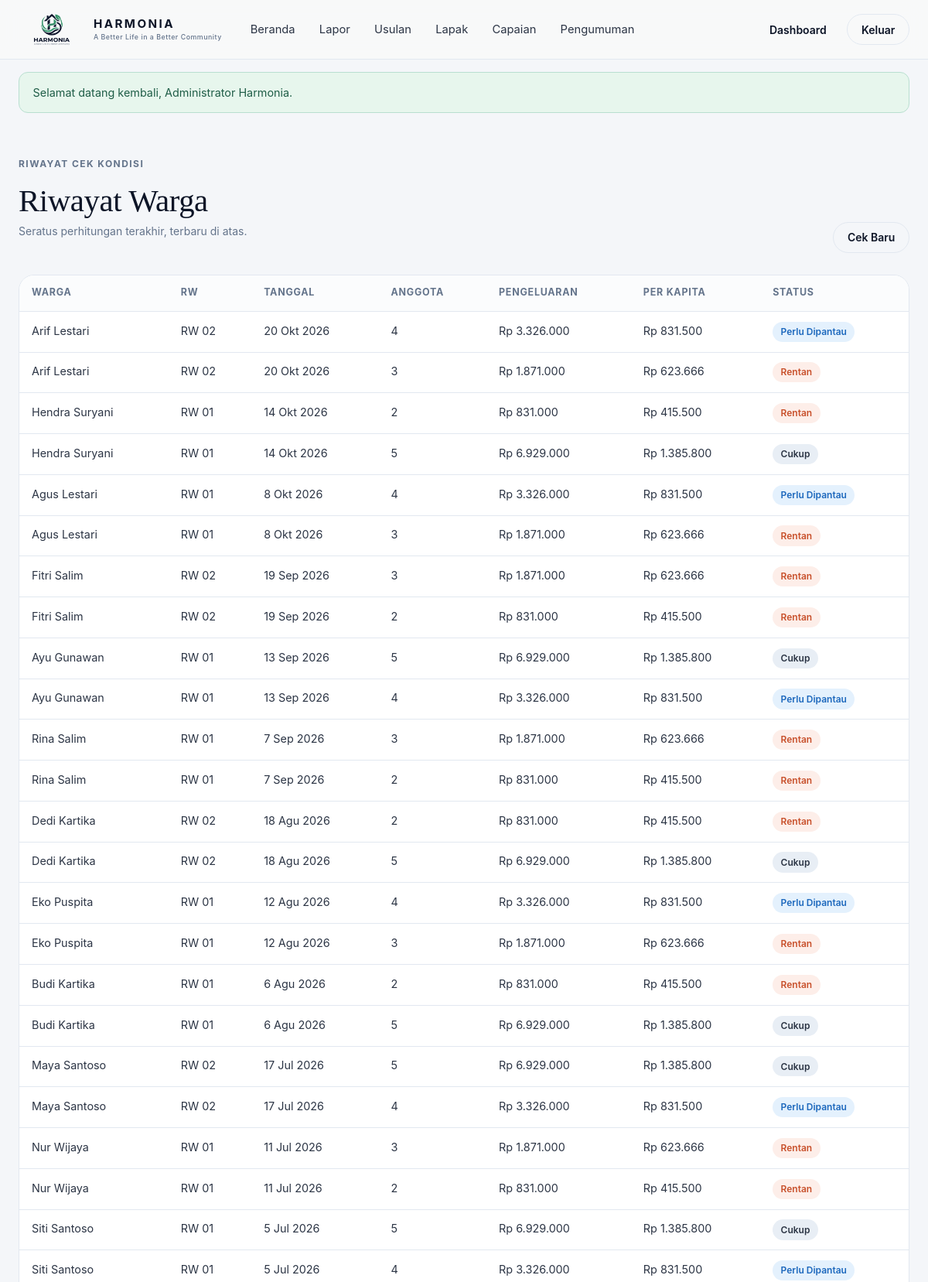
/cek-kondisi/riwayat.php (signed in, upper part), run on the app's committed database.
### tables this page shows
CREATE TABLE family_checks (
  id INT AUTO_INCREMENT PRIMARY KEY,
  user_id INT NOT NULL,
  jumlah_orang TINYINT UNSIGNED NOT NULL,
  pengeluaran_bulanan INT UNSIGNED NOT NULL,
  per_kapita INT UNSIGNED NOT NULL,
  status ENUM('rentan','dipantau','cukup') NOT NULL,
  created_at DATETIME DEFAULT CURRENT_TIMESTAMP,
  FOREIGN KEY (user_id) REFERENCES users(id) ON DELETE CASCADE,
  INDEX idx_user_waktu (user_id, created_at)
);

CREATE TABLE users (
  id INT AUTO_INCREMENT PRIMARY KEY,
  nama VARCHAR(80) NOT NULL,
  email VARCHAR(100) NOT NULL UNIQUE,
  password_hash VARCHAR(255) NOT NULL,
  role ENUM('warga','petugas','admin') NOT NULL DEFAULT 'warga',
  rw_id INT NULL,
  no_hp VARCHAR(20) NULL,
  foto VARCHAR(120) NULL,
  created_at DATETIME DEFAULT CURRENT_TIMESTAMP,
  FOREIGN KEY (rw_id) REFERENCES rw(id) ON DELETE SET NULL
);

CREATE TABLE rw (
  id INT AUTO_INCREMENT PRIMARY KEY,
  nama VARCHAR(30) NOT NULL,
  kelurahan VARCHAR(60) NOT NULL,
  created_at DATETIME DEFAULT CURRENT_TIMESTAMP
);

### config/auth.php (called while the page is built, shortened)
<?php
require_once ROOT_DIR . '/includes/helpers.php';
function user(): ?array
{
    return $_SESSION['user'] ?? null;
}

### cek-kondisi/riwayat.php (the view, shortened to what this page needs)
<?php
require_once __DIR__ . '/../config/auth.php';
$sql = 'SELECT f.*, us.nama AS warga, rw.nama AS rw
    FROM family_checks f JOIN users us ON us.id = f.user_id LEFT JOIN rw ON rw.id = us.rw_id';
$params = [];
$sql .= ' ORDER BY f.created_at DESC LIMIT 100';
$st = $pdo->prepare($sql);
$st->execute($params);
$data = $st->fetchAll();
?>
<?php include ROOT_DIR . '/includes/header.php'; ?>
<section class="dash">
    <div class="container">
        <div class="dash__head">
            <div>
                <p class="eyebrow">Riwayat Cek Kondisi</p>
                <h1><?= $u['role'] === 'warga' ? 'Riwayat Perhitungan Saya' : 'Riwayat Warga' ?></h1>
                <p class="small">Seratus perhitungan terakhir, terbaru di atas.</p>
            </div>
            <a class="btn btn--outline btn--sm" href="<?= BASE ?>/cek-kondisi/index.php">Cek Baru</a>
        </div>
        <?php if ($data) : ?>
            <div class="table-wrap">
                <table class="data">
                    <thead><tr>
                        <?php if ($u['role'] !== 'warga') : ?><th>Warga</th><th>RW</th><?php endif; ?>
                        <th>Tanggal</th><th>Anggota</th><th>Pengeluaran</th><th>Per Kapita</th><th>Status</th>
                    </tr></thead>
                    <tbody>
                    <?php foreach ($data as $r) : ?>
                        <tr>
                            <?php if ($u['role'] !== 'warga') : ?>
                                <td><?= e($r['warga']) ?></td>
                                <td><?= e($r['rw'] ?? '-') ?></td>
                            <?php endif; ?>
                            <td><?= tanggal($r['created_at']) ?></td>
                            <td><?= (int)$r['jumlah_orang'] ?></td>
                            <td><?= rupiah($r['pengeluaran_bulanan']) ?></td>
                            <td><?= rupiah($r['per_kapita']) ?></td>
                            <td><?= status_chip($r['status']) ?></td>
                        </tr>
                    <?php endforeach; ?>
                    </tbody>
                </table>
            </div>
        <?php else : ?>
            <div class="empty"><b>Belum Ada Data</b>Riwayat muncul setelah ada perhitungan.</div>
        <?php endif; ?>
    </div>
</section>
<?php include ROOT_DIR . '/includes/footer.php'; ?>

### includes/helpers.php (shortened to what this page needs)
<?php
function e($v): string
{
    return htmlspecialchars((string)$v, ENT_QUOTES, 'UTF-8');
}
function rupiah($n): string
{
    return 'Rp ' . number_format((float)$n, 0, ',', '.');
}
function tanggal(?string $dt, bool $dengan_jam = false): string
{
    $bulan = [1 => 'Jan', 'Feb', 'Mar', 'Apr', 'Mei', 'Jun', 'Jul', 'Agu', 'Sep', 'Okt', 'Nov', 'Des'];
    $t = strtotime($dt);
    return date('j', $t) . ' ' . $bulan[(int)date('n', $t)] . ' ' . date('Y', $t) . ($dengan_jam ? ' ' . date('H:i', $t) : '');
}
function status_chip(string $status): string
{
    $nada = match ($status) {
        'selesai', 'disetujui', 'tayang', 'tercapai', 'diteruskan', 'aman', 'dicairkan' => 'ok',
        'ditolak', 'butuh_bantuan', 'rentan' => 'warn',
        'diproses', 'diverifikasi', 'dipantau' => 'info',
        default => 'netral',
    };
    return '<span class="chip chip--' . $nada . '">' . e(STATUS_LABEL[$status] ?? $status) . '</span>';
}

### assets/css/style.css (style rules this page uses)
:root { --lime: #B8F53B; --lime-dark: #84cc16; --navy: #0D1527; --navy-hover: #16223D; --slate: #2C3545; --muted: #64748B; --bg: #F4F6F9; --hero: #E8EEF5; --border: #E2E8F0; --white: #fff; --sage: #E7F6ED; --sage-ink: #1B7A53; --sky: #E4F1FD; --sky-ink: #1D68BD; --peach: #FDEEE9; --peach-ink: #C8502B; --lavender: #EFEBF9; --lavender-ink: #6D32D8; --radius: 20px; --radius-sm: 12px; --shadow-soft: 0 16px 36px rgba(13, 21, 39, .06), 0 2px 6px rgba(13, 21, 39, .03); --shadow-lift: 0 24px 48px rgba(13, 21, 39, .12), 0 6px 14px rgba(13, 21, 39, .05); --serif: Georgia, "Times New Roman", Times, serif; --sans: -apple-system, BlinkMacSystemFont, "Segoe UI", Roboto, Helvetica, Arial, sans-serif; }
* { box-sizing: border-box; }
html { scroll-behavior: smooth; }
body { margin: 0; background: var(--bg); color: var(--slate); font: 400 1rem/1.65 var(--sans); -webkit-font-smoothing: antialiased; }
a { color: var(--navy); text-decoration: none; }
h1, h2, h3 { font-family: var(--serif); font-weight: 400; color: var(--navy); line-height: 1.18; margin: 0 0 .6rem; letter-spacing: -.01em; }
h1 { font-size: clamp(2.4rem, 5vw, 4rem); }
p { margin: 0 0 1rem; color: var(--muted); }
.container { width: 100%; max-width: 1240px; margin: 0 auto; padding: 0 1.5rem; }
.eyebrow { font-size: .75rem; font-weight: 700; letter-spacing: .12em; text-transform: uppercase; color: var(--muted); margin: 0 0 .9rem; }
.small { font-size: .875rem; }
.btn { display: inline-flex; align-items: center; justify-content: center; gap: .5rem; min-height: 44px; padding: .75rem 1.5rem; border-radius: 9999px; border: 1px solid transparent; font: 600 .95rem var(--sans); cursor: pointer; transition: transform .18s ease, box-shadow .18s ease, background .18s ease, color .18s ease; }
.btn--outline { background: transparent; border-color: var(--border); color: var(--navy); }
.btn--sm { min-height: 40px; padding: .5rem 1.1rem; font-size: .875rem; }
.chip { display: inline-flex; align-items: center; gap: .35rem; padding: .2rem .65rem; border-radius: 9999px; font-size: .75rem; font-weight: 600; white-space: nowrap; }
.chip--netral { background: var(--hero); color: var(--slate); }
.chip--info { background: var(--sky); color: var(--sky-ink); }
.chip--warn { background: var(--peach); color: var(--peach-ink); }
.table-wrap { overflow-x: auto; border: 1px solid var(--border); border-radius: var(--radius); background: #fff; }
table.data { width: 100%; border-collapse: collapse; font-size: .9rem; }
table.data th, table.data td { padding: .8rem 1rem; text-align: left; border-top: 1px solid var(--border); vertical-align: top; }
table.data th { background: #fbfcfd; font-size: .78rem; text-transform: uppercase; letter-spacing: .06em; color: var(--muted); border-top: 0; }
.dash { padding: 2.5rem 0 4rem; }
.dash__head { display: flex; align-items: flex-end; justify-content: space-between; gap: 1.5rem; flex-wrap: wrap; margin-bottom: 1.75rem; }
.dash__head h1 { font-size: clamp(2rem, 3.4vw, 2.75rem); margin-bottom: .2rem; }
.js .reveal { opacity: 0; transform: translateY(24px); transition: opacity .6s ease, transform .6s ease; }
.js .reveal.is-visible { opacity: 1; transform: none; }

### data on the page
family_checks: user.nama "Arif Lestari", rw.nama "RW 02", created_at "20 Okt 2026", jumlah_orang "4", pengeluaran_bulanan "Rp 3.326.000", per_kapita "Rp 831.500", status "Perlu Dipantau"
family_checks: user.nama "Arif Lestari", rw.nama "RW 02", created_at "20 Okt 2026", jumlah_orang "3", pengeluaran_bulanan "Rp 1.871.000", per_kapita "Rp 623.666", status "Rentan"
family_checks: user.nama "Hendra Suryani", rw.nama "RW 01", created_at "14 Okt 2026", jumlah_orang "2", pengeluaran_bulanan "Rp 831.000", per_kapita "Rp 415.500", status "Rentan"
family_checks: user.nama "Hendra Suryani", rw.nama "RW 01", created_at "14 Okt 2026", jumlah_orang "5", pengeluaran_bulanan "Rp 6.929.000", per_kapita "Rp 1.385.800", status "Cukup"
family_checks: user.nama "Agus Lestari", rw.nama "RW 01", created_at "8 Okt 2026", jumlah_orang "4", pengeluaran_bulanan "Rp 3.326.000", per_kapita "Rp 831.500", status "Perlu Dipantau"
family_checks: user.nama "Agus Lestari", rw.nama "RW 01", created_at "8 Okt 2026", jumlah_orang "3", pengeluaran_bulanan "Rp 1.871.000", per_kapita "Rp 623.666", status "Rentan"
family_checks: user.nama "Fitri Salim", rw.nama "RW 02", created_at "19 Sep 2026", jumlah_orang "3", pengeluaran_bulanan "Rp 1.871.000", per_kapita "Rp 623.666", status "Rentan"
family_checks: user.nama "Fitri Salim", rw.nama "RW 02", created_at "19 Sep 2026", jumlah_orang "2", pengeluaran_bulanan "Rp 831.000", per_kapita "Rp 415.500", status "Rentan"
family_checks: user.nama "Ayu Gunawan", rw.nama "RW 01", created_at "13 Sep 2026", jumlah_orang "5", pengeluaran_bulanan "Rp 6.929.000", per_kapita "Rp 1.385.800", status "Cukup"
family_checks: user.nama "Ayu Gunawan", rw.nama "RW 01", created_at "13 Sep 2026", jumlah_orang "4", pengeluaran_bulanan "Rp 3.326.000", per_kapita "Rp 831.500", status "Perlu Dipantau"
family_checks: user.nama "Rina Salim", rw.nama "RW 01", created_at "7 Sep 2026", jumlah_orang "3", pengeluaran_bulanan "Rp 1.871.000", per_kapita "Rp 623.666", status "Rentan"
family_checks: user.nama "Rina Salim", rw.nama "RW 01", created_at "7 Sep 2026", jumlah_orang "2", pengeluaran_bulanan "Rp 831.000", per_kapita "Rp 415.500", status "Rentan"
family_checks: user.nama "Dedi Kartika", rw.nama "RW 02", created_at "18 Agu 2026", jumlah_orang "2", pengeluaran_bulanan "Rp 831.000", per_kapita "Rp 415.500", status "Rentan"
family_checks: user.nama "Dedi Kartika", rw.nama "RW 02", created_at "18 Agu 2026", jumlah_orang "5", pengeluaran_bulanan "Rp 6.929.000", per_kapita "Rp 1.385.800", status "Cukup"
family_checks: user.nama "Eko Puspita", rw.nama "RW 01", created_at "12 Agu 2026", jumlah_orang "4", pengeluaran_bulanan "Rp 3.326.000", per_kapita "Rp 831.500", status "Perlu Dipantau"
family_checks: user.nama "Eko Puspita", rw.nama "RW 01", created_at "12 Agu 2026", jumlah_orang "3", pengeluaran_bulanan "Rp 1.871.000", per_kapita "Rp 623.666", status "Rentan"
family_checks: user.nama "Budi Kartika", rw.nama "RW 01", created_at "6 Agu 2026", jumlah_orang "2", pengeluaran_bulanan "Rp 831.000", per_kapita "Rp 415.500", status "Rentan"
family_checks: user.nama "Budi Kartika", rw.nama "RW 01", created_at "6 Agu 2026", jumlah_orang "5", pengeluaran_bulanan "Rp 6.929.000", per_kapita "Rp 1.385.800", status "Cukup"
family_checks: user.nama "Maya Santoso", rw.nama "RW 02", created_at "17 Jul 2026", jumlah_orang "5", pengeluaran_bulanan "Rp 6.929.000", per_kapita "Rp 1.385.800", status "Cukup"
family_checks: user.nama "Maya Santoso", rw.nama "RW 02", created_at "17 Jul 2026", jumlah_orang "4", pengeluaran_bulanan "Rp 3.326.000", per_kapita "Rp 831.500", status "Perlu Dipantau"
family_checks: user.nama "Nur Wijaya", rw.nama "RW 01", created_at "11 Jul 2026", jumlah_orang "3", pengeluaran_bulanan "Rp 1.871.000", per_kapita "Rp 623.666", status "Rentan"
family_checks: user.nama "Nur Wijaya", rw.nama "RW 01", created_at "11 Jul 2026", jumlah_orang "2", pengeluaran_bulanan "Rp 831.000", per_kapita "Rp 415.500", status "Rentan"
family_checks: user.nama "Siti Santoso", rw.nama "RW 01", created_at "5 Jul 2026", jumlah_orang "5", pengeluaran_bulanan "Rp 6.929.000", per_kapita "Rp 1.385.800", status "Cukup"
family_checks: user.nama "Siti Santoso", rw.nama "RW 01", created_at "5 Jul 2026", jumlah_orang "4", pengeluaran_bulanan "Rp 3.326.000", per_kapita "Rp 831.500", status "Perlu Dipantau"

### other printed values
$label "Beranda"
$label "Lapor"
$label "Usulan"
$label "Lapak"
$label "Capaian"
$label "Pengumuman"
$f['pesan'] "Selamat datang kembali, Administrator Harmonia."
